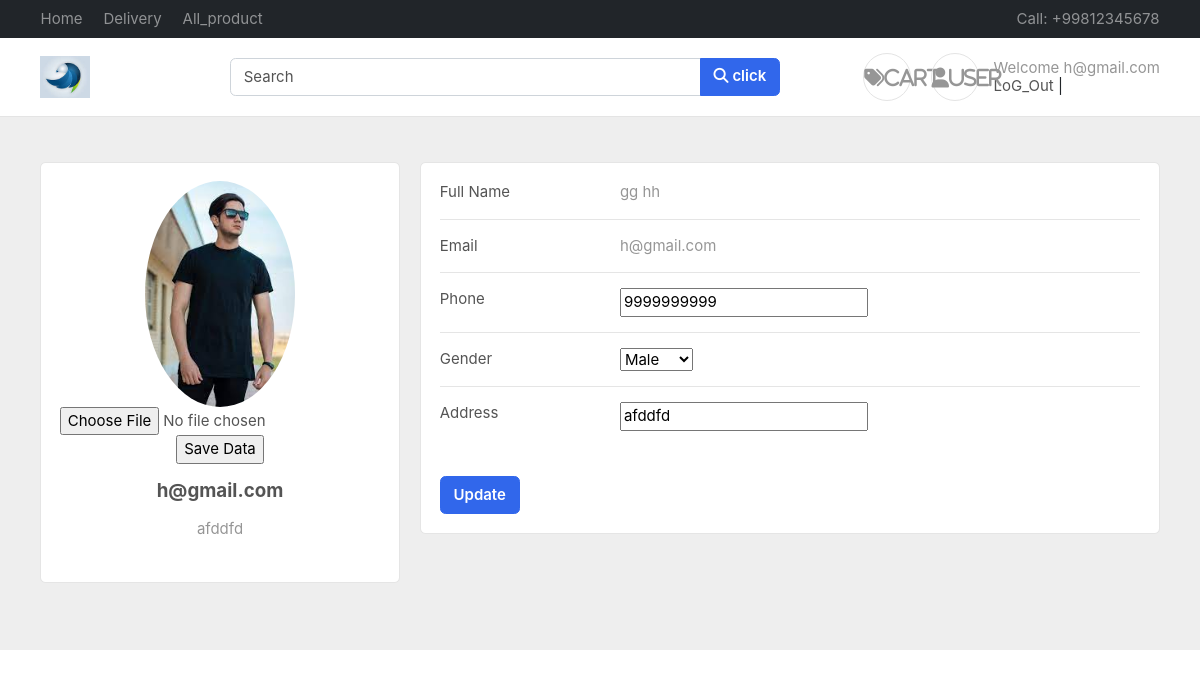
/accounts/profile (signed in), run on an earlier commit of the app's database.
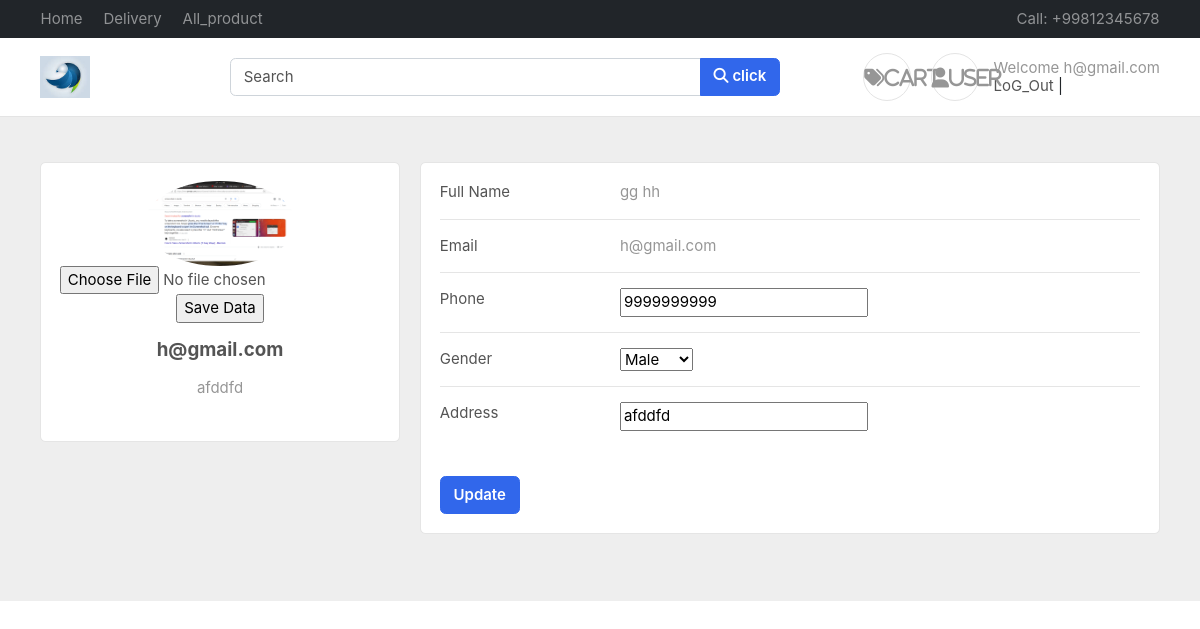
And on a later commit of the database.
### accounts/models.py (models this page shows)
class Profile(BaseModel1):
    user = models.OneToOneField(User, on_delete=models.CASCADE, related_name="profile")
    is_verified=models.BooleanField(default=False)
    email_token=models.CharField(max_length=100, null=True, blank=True)
    profile_image=models.ImageField(upload_to="profile")
    contact_no=models.PositiveBigIntegerField(null=True, blank=True)
    gender=models.CharField(max_length=10, null=True, blank=True)
    address=models.CharField(max_length=100, null=True, blank=True)

### accounts/views.py (the view)
# urls.py: path('profile',profile ,name="Profile"),
def profile(request):
    user=request.user
    details=Profile.objects.get(user=user)
    if request.method=='POST':
        details.contact_no=request.POST.get('mynumber')
        details.gender=request.POST.get('add_gender')
        details.address=request.POST.get('add_address')
        details.save()
        return HttpResponseRedirect(request.path_info)
    return render (request, 'accounts/profile.html',{'user':user,'details':details})

### templates/accounts/profile.html (shortened to what this page needs)
{% extends "base/base.html"%}
{% block start %}
{% load static %}
<section style="background-color: #eee;">
    <div class="container py-5">
      <div class="row">
        <div class="col-lg-4">
          <div class="card mb-4">
            <div id="photo_id" class="card-body text-center" >
                    <img id="profile_image"  src="/media/{{details.profile_image}}" alt="avatar"
                    class="rounded-circle img-fluid" style="width: 150px;">
                <form action="{% url "Img_update" %}" method="POST" enctype="multipart/form-data">
                    <input type="file" name="myImage" accept="image/png, image/gif, image/jpeg" />
                    <input type="submit" value="Save Data">
                </form>
              <h5 class="my-3">{{user.username}}</h5>
              <p class="text-muted mb-4">{{details.address}}</p>
            </div>
          </div>
        </div>
        <div class="col-lg-8">
          <div class="card mb-4">
            <div class="card-body">
              <div class="row">
                <div class="col-sm-3">
                  <p class="mb-0">Full Name</p>
                </div>
                <div class="col-sm-9">
                  <p id="givn_name" class="text-muted mb-0" >{{user.first_name}} {{user.last_name}}</p>
                </div>
              </div>
              <hr>
              <div class="row">
                <div class="col-sm-3">
                  <p class="mb-0">Email</p>
                </div>
                <div  id="new" class="col-sm-9">
                  <p class="text-muted mb-0">{{user.email}}</p>
                </div>
              </div>
              <hr>
              <div class="row">
                <div class="col-sm-3">
                  <p class="mb-0">Phone</p>
                </div>
                <div class="col-sm-9">
                    <form id="frm" name="frm" method="POST">
                        <input type="number" id="fname" name="mynumber" value="{{details.contact_no}}" required>
                    </div>
              </div>
              <hr>
              <div class="row">
                <div class="col-sm-3">
                  <p class="mb-0">Gender</p>
                </div>
                <div class="col-sm-9">
                    <select name='add_gender' value="{{details.gender}}">
                        <option value={{details.gender}} selected hidden>{{details.gender}}</option>
                      </select>
                 </div>
              </div>
              <hr>
              <div class="row">
                <div class="col-sm-3">
                  <p class="mb-0">Address</p>
                </div>
                <div class="col-sm-9">
                        <input type="text" id="fname" name="add_address" value="{{details.address}}" required>
                </div>
              </div>
              <div >
                <br><br><input class="btn btn-primary" type="submit" value="Update">
           </div>
            </div>
          </div>
        </div>
      </div>
    </div>
  </section>
  {% endblock %}

What changed in the data, as far as the page shows it:
changed Profile "afddfd": profile_image: a different picture
